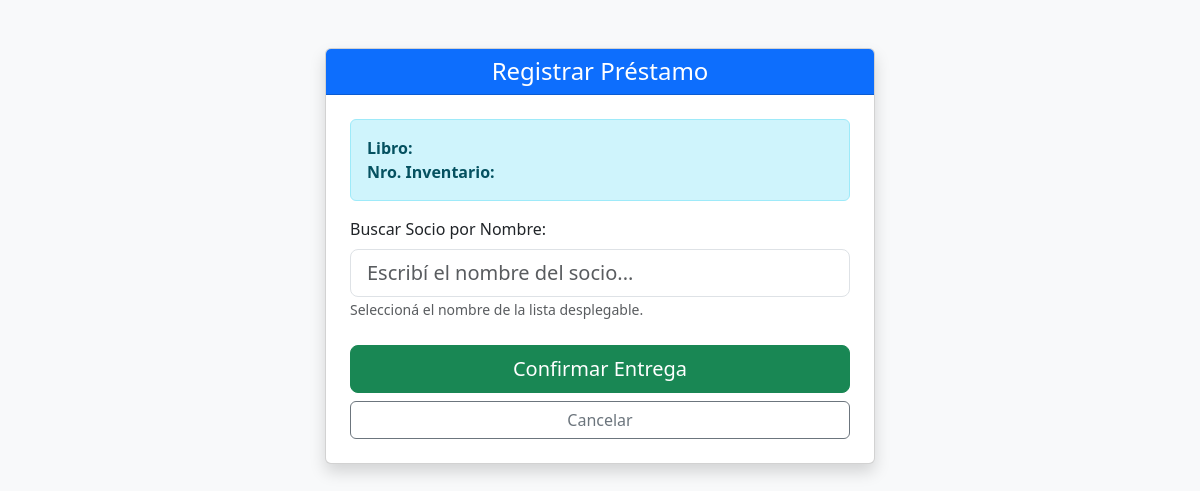
The app's page /prestar/22, older data.
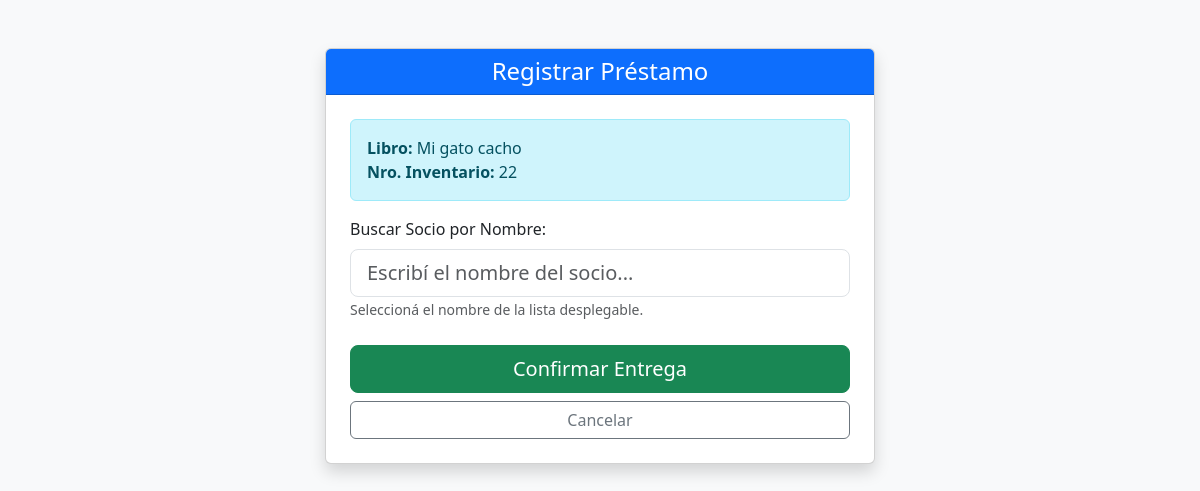
The same page, newer data.
### tables this page shows
CREATE TABLE Obras (
            mfn INTEGER PRIMARY KEY AUTOINCREMENT,
            titulo TEXT NOT NULL,
            autor TEXT NOT NULL,
            editorial TEXT,
            anio TEXT
        );

CREATE TABLE Ejemplares (
            nro_inventario INTEGER PRIMARY KEY,
            mfn_vinculado INTEGER,
            signatura_topografica TEXT NOT NULL,
            observaciones TEXT,
            FOREIGN KEY (mfn_vinculado) REFERENCES Obras (mfn)
        );

### app.py (the view)
@app.route('/prestar/<int:nro_inventario>')
def formulario_prestamo(nro_inventario):
    conexion = sqlite3.connect("biblioteca.db")
    cursor = conexion.cursor()
    cursor.execute("SELECT o.titulo, e.nro_inventario FROM Ejemplares e JOIN Obras o ON e.mfn_vinculado = o.mfn WHERE e.nro_inventario = ?", (nro_inventario,))
    libro = cursor.fetchone()
    cursor.execute("SELECT id_socio, nombre_completo FROM Socios ORDER BY nombre_completo ASC")
    socios = cursor.fetchall()
    conexion.close()
    return render_template('prestar.html', libro=libro, socios=socios)

### templates/prestar.html (shortened to what this page needs)
<!DOCTYPE html>
<html lang="es">
<head>
    <link href="https://cdn.jsdelivr.net/npm/bootstrap@5.3.0/dist/css/bootstrap.min.css" rel="stylesheet">
</head>
<body class="bg-light">
    <div class="container mt-5">
        <div class="card shadow mx-auto" style="max-width: 550px;">
            <div class="card-header bg-primary text-white text-center">
                <h4 class="mb-0">Registrar Préstamo</h4>
            </div>
            <div class="card-body p-4">
                <div class="alert alert-info">
                    <strong>Libro:</strong> {{ libro[0] }} <br>
                    <strong>Nro. Inventario:</strong> {{ libro[1] }}
                </div>
                <form action="/registrar_prestamo" method="POST">
                    <div class="mb-4">
                        <label class="form-label font-weight-bold">Buscar Socio por Nombre:</label>
                        <input class="form-control form-control-lg" list="lista-socios" id="socio-buscador" placeholder="Escribí el nombre del socio..." required>
                        <small class="text-muted">Seleccioná el nombre de la lista desplegable.</small>
                    </div>
                    <div class="d-grid gap-2">
                        <button type="submit" class="btn btn-success btn-lg">Confirmar Entrega</button>
                        <a href="/" class="btn btn-outline-secondary">Cancelar</a>
                    </div>
                </form>
            </div>
        </div>
    </div>
</body>
</html>

Row changes from the older to the newer data that the page shows:
added Obras: titulo "Mi gato cacho"
added Ejemplares: nro_inventario "22"
